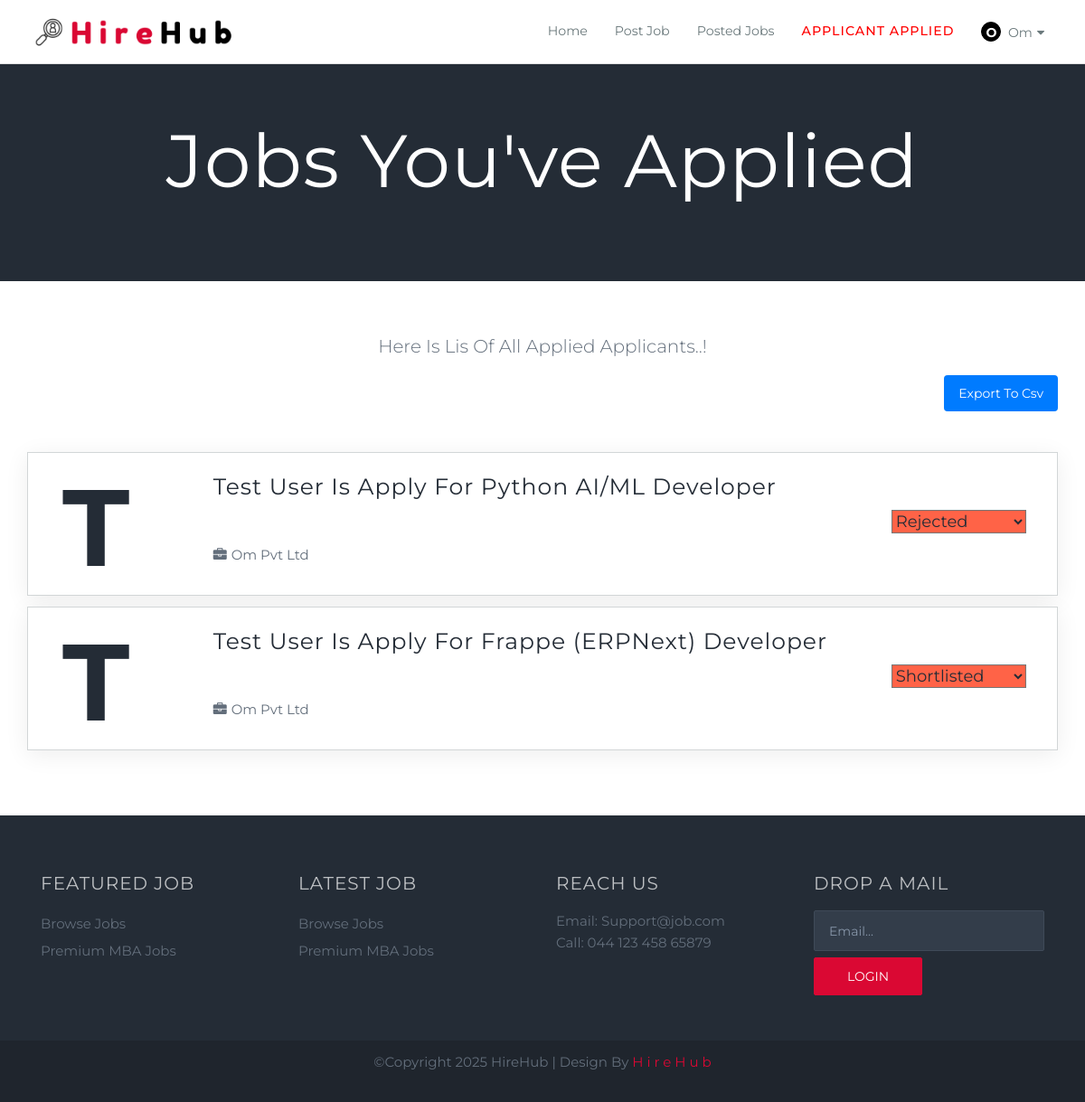
Before: /company_applied_applicant (signed in) with the older database file.
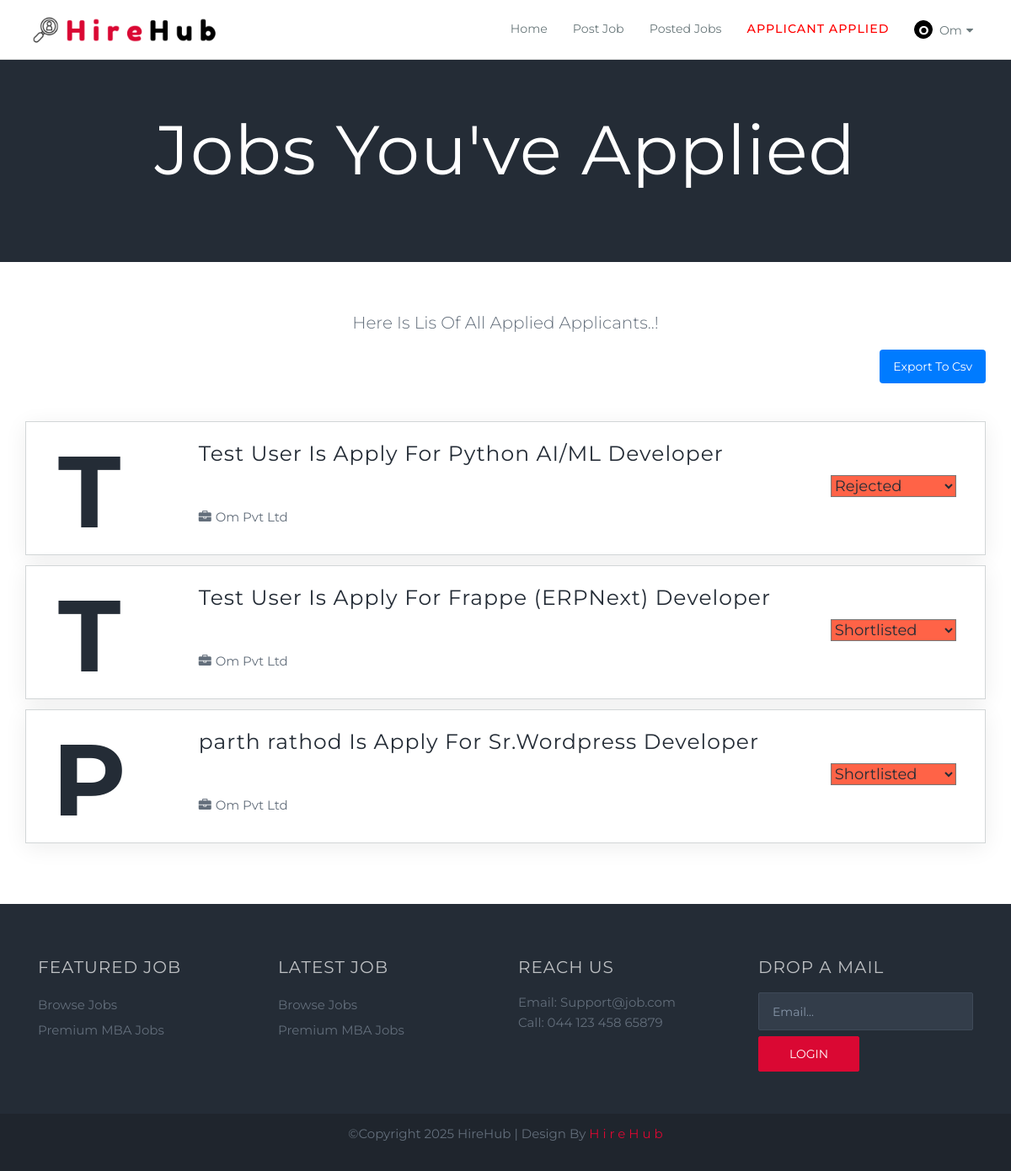
After: the same page with the newer database file.
### hirehubapp/models.py (models this page shows, shortened)
class Apply_Job(models.Model):
    STATUS_CHOICES = [
        ('Applied', 'Applied'),
        ('Under Review', 'Under Review'),
        ('Shortlisted', 'Shortlisted'),
        ('Rejected', 'Rejected'),
    ]
    job_id = models.CharField(max_length=20, null=True, default=None)
    company_name = models.CharField(max_length=255)
    title = models.CharField(max_length=255)
    name = models.CharField(max_length=255)
    email = models.EmailField()
    mobile = models.CharField(max_length=15)
    address = models.TextField()
    city = models.CharField(max_length=255)
    pincode = models.CharField(max_length=10)
    status = models.CharField(max_length=20,choices=STATUS_CHOICES,default='Applied')
    resume = models.FileField(upload_to='resumes/', null=True, blank=True)

### hirehubapp/views.py (the view)
# urls.py: path("company_applied_applicant", views.company_applied_applicant, name="company_applied_applicant"),
def company_applied_applicant(request):
    user = None
    if 'email' in request.session:
        user=User.objects.get(email=request.session['email'])
    apply_jobs = Apply_Job.objects.filter(company_name=user)
    return render(request, "company/company_applied_applicant.html",{'apply_jobs':apply_jobs})

### hirehubapp/models.py (called while the page is built)
    def __str__(self):
    	return self.fname+" "+self.lname

### hirehubapp/templates/company/company_applied_applicant.html (shortened to what this page needs)
{% extends 'company/base.html' %}
{% block content %}
	<section class="inner-banner" style="backend:#242c36 url(/static/img/download.jpg)no-repeat;">
		<div class="container">
			<div class="caption">
				<h2>Jobs You've Applied</h2>
			</div>
		</div>
	</section>
	<section class="jobs">
		<div class="container">
			<div class="row heading">
				<p>Here Is Lis Of All Applied Applicants..!</p>
				<div class="export-button">
					<a href="{% url 'export_applied_jobs_csv' %}">Export To Csv</a>
				</div>
			</div>
			<div class="companies">
				{% for apply_jobs in apply_jobs %}
					<div class="company-list">
						<div class="row">
							<div class="col-md-2 col-sm-2">
								<div class="company-logo"style="width: 120px; height: 120px; color: #242c36; font-weight: bold; text-align: center; line-height: 120px; border-radius: 50%; display: inline-block; font-size: 120px; margin-top: 10px;">
								    {{ apply_jobs.name|slice:":1"|upper }}
								</div>
							</div>
							<div class="col-md-10 col-sm-10">
								<div class="company-content">
									<h3>{{ apply_jobs.name }} Is Apply For {{ apply_jobs.title }}
										<form action="{% url 'update_status' apply_jobs.pk %}" method="POST">
										<select name="status" class="full-time" onchange="this.form.submit()" style="margin-left:750px; font-size:18px; background-color: tomato;">
											<option value="Shortlisted" {% if apply_jobs.status == 'Shortlisted' %}selected{% endif %}>Shortlisted</option>
											<option value="Rejected" {% if apply_jobs.status == 'Rejected' %}selected{% endif %}>Rejected</option>
										</select>
									</form>
									</h3>
									<p><span class="company-name"><i class="fa fa-briefcase"></i>{{ apply_jobs.company_name }}</span></p>
								</div>
							</div>
						</div>
					</div>
					{% endfor %}
				</div>
		</div>
	</section>
	{% endblock %}

Changed rows visible on the page:
added Apply_Job: name "P", name "parth rathod", title "Sr.Wordpress Developer", status "Shortlisted", company_name "Om Pvt Ltd"
